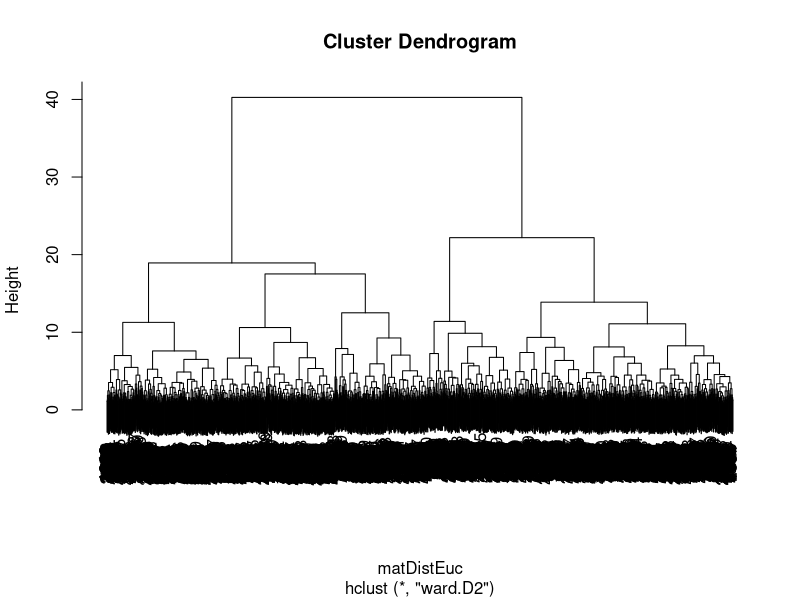
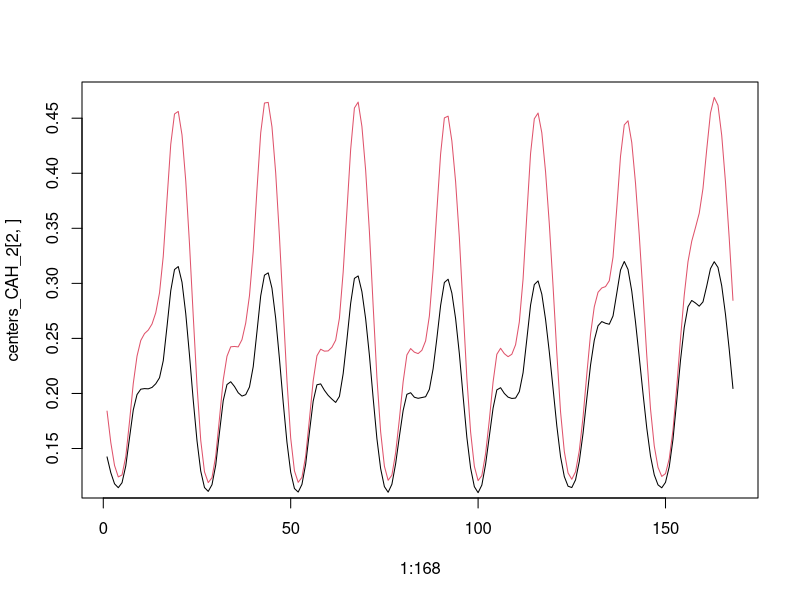
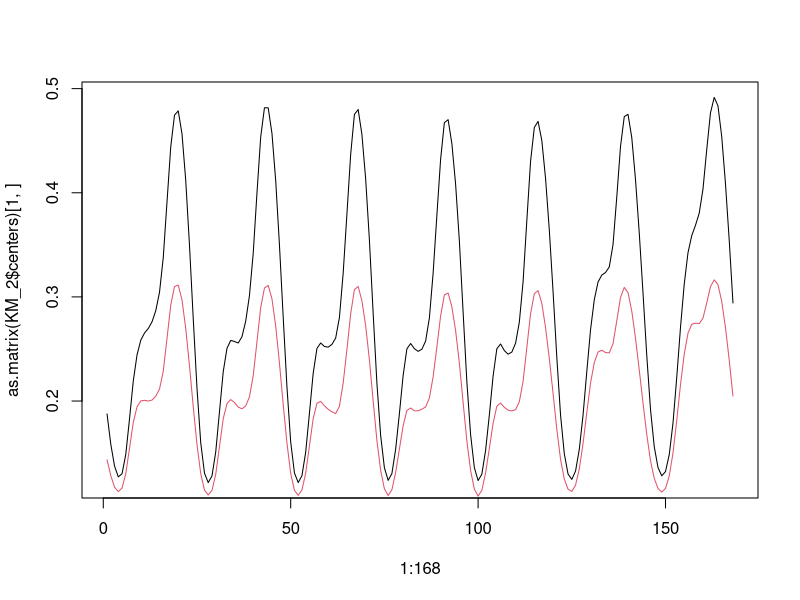
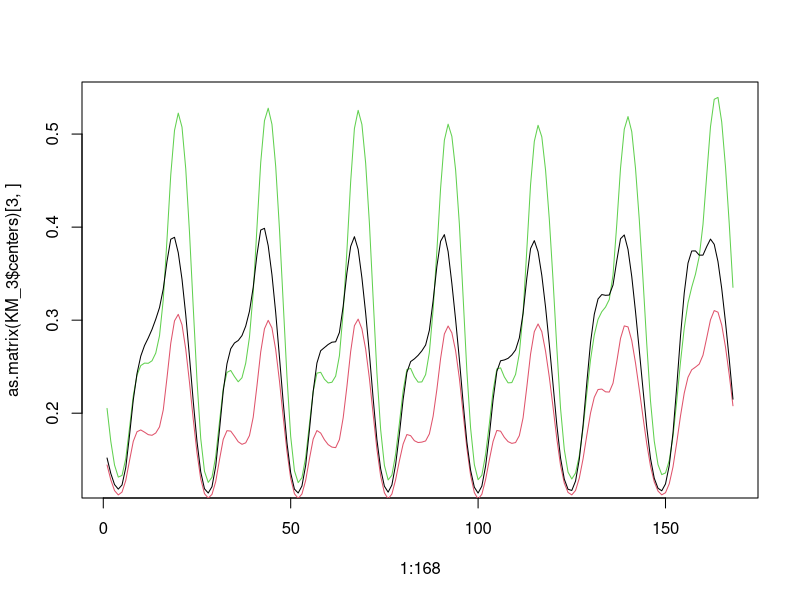
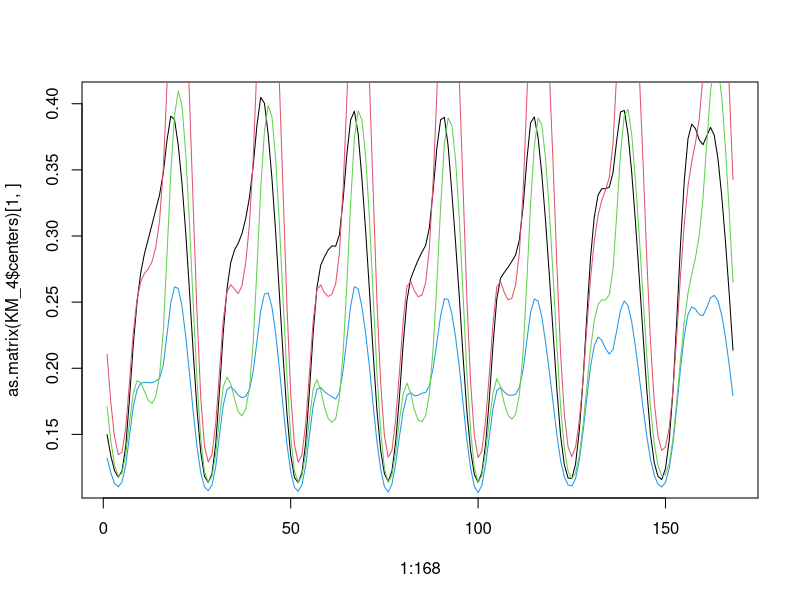
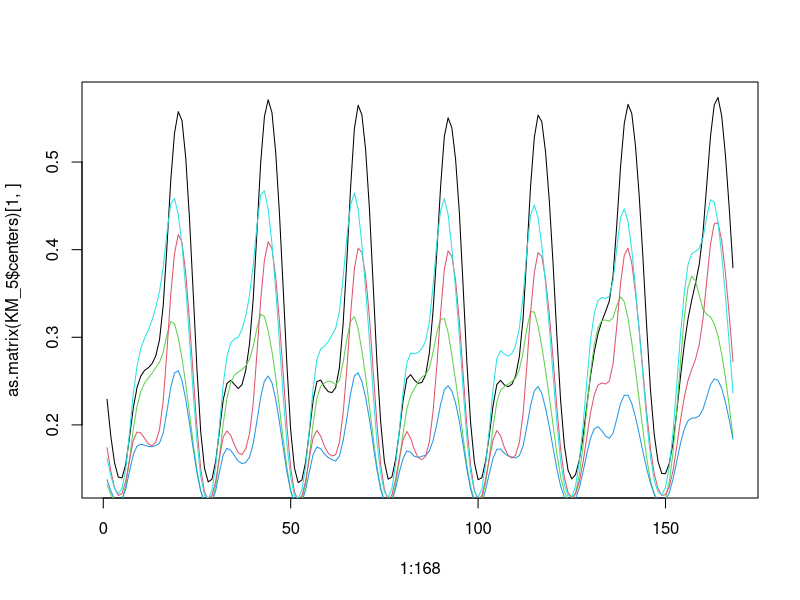
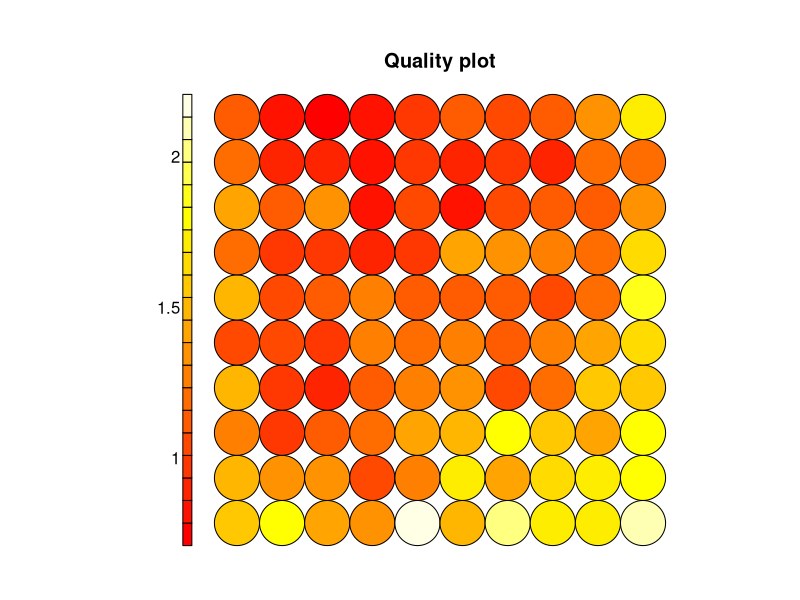
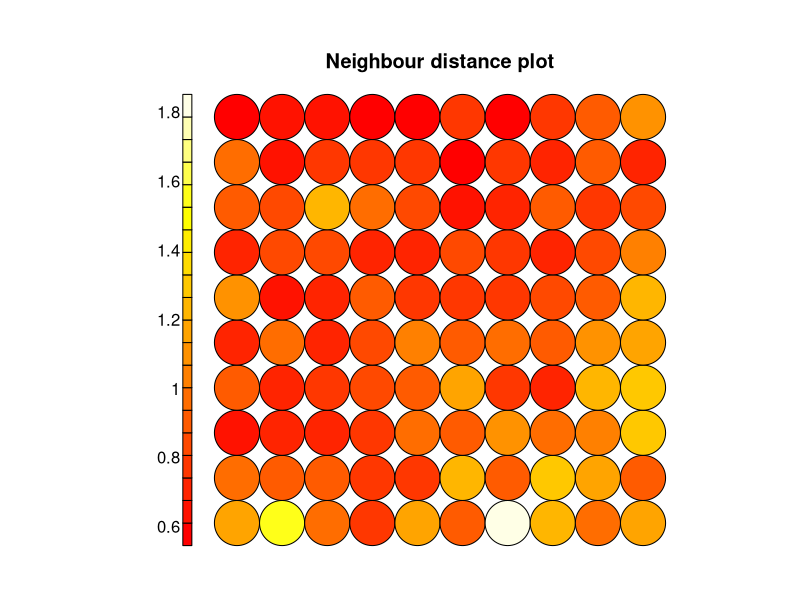

Source code (R) for these figures, in order: (Note: this script raises an error after producing the figures.)
#Ne pas oublier de set le working directory avant de run le script
setwd('/home/samy/workspaces/projets_mlds/ClusteringElectricite/')
#Lecture des données du fichier electricite.txt
electricite=read.table('electricite.txt')

#Comme les données sont bien lisses et normalisées on passe directement aux algorithmes de classification

########### CAH ###########
#Calcul de la matrices de distances (Distances euclidiennes)
matDistEuc = dist(electricite)
#Ce calcule est relativement long, normal au vu de la dimension des données

#Execution de l'algorithme utlisant la critère d'aggregation de Ward
h_ward = hclust(matDistEuc, method="ward.D2")

#Visualisation du dendrogramme
plot(h_ward)
#En utilisant la méthode de coupure du plus grand saut, on séparre deux clusters

#Obtention de nos classes
classes_CAH <- cutree(h_ward, k=2)

#Interprétation des résultats

##Création d'une matrice de centres de classes 
centers_CAH_2 = matrix(data = 0, nrow = 2 , ncol = 168) #Matrice contenant les deux centres des deux clusters
nb_c1 = 0 #Nombre d'éléments du cluster 1
nb_c2 = 0 #Nombre d'éléments du cluster 2
#Boucle pour sommer les valeures de toute les variables pour chacune des classes
for (i in 1:2914) {
  if (classes_CAH[i] == 1) {
    centers_CAH_2[1,]= centers_CAH_2[1,] + as.matrix(electricite)[i,]
    nb_c1 = nb_c1 + 1
  }
  else {
    centers_CAH_2[2,]= centers_CAH_2[2,] + as.matrix(electricite)[i,]
    nb_c2 = nb_c2 + 1
  }
}
#Les centres calculés sont les moyennes algébirques des élémentes les composant
centers_CAH_2[1,] = centers_CAH_2[1,] / nb_c1
centers_CAH_2[2,] = centers_CAH_2[2,] / nb_c2

#Dessin des courbes pour les deux centres
plot(x = 1:168, y = centers_CAH_2[2,] ,type = 'l' , col = 2)
lines(x = 1:168, y = centers_CAH_2[1,] ,type = 'l' , col = 1)

############## K-means #########
#N'ayant pas de critère à priori pour le nombre de clusters, on test de k dans [2,5]
# K = 2
KM_2 = kmeans(electricite,2)
plot(x = 1:168, y=as.matrix(KM_2$centers)[1,],type = 'l',col = 1)
lines(x=1:168, y =as.matrix(KM_2$centers)[2,],type = 'l',col = 2)
KM_2$tot.withinss
# K = 3 
KM_3 = kmeans(electricite,3)
plot(x = 1:168, y=as.matrix(KM_3$centers)[3,],type = 'l',col = 3)
lines(x=1:168, y =as.matrix(KM_3$centers)[2,],type = 'l',col = 2)
lines(x=1:168, y =as.matrix(KM_3$centers)[1,],type = 'l',col = 1)
KM_3$tot.withinss
# K = 4
KM_4 = kmeans(electricite,4)
plot(x = 1:168, y=as.matrix(KM_4$centers)[1,],type = 'l',col = 1)
lines(x=1:168, y =as.matrix(KM_4$centers)[4,],type = 'l',col = 4)
lines(x=1:168, y =as.matrix(KM_4$centers)[3,],type = 'l',col = 3)
lines(x=1:168, y =as.matrix(KM_4$centers)[2,],type = 'l',col = 2)
KM_4$tot.withinss
# K = 5
KM_5 = kmeans(electricite,5)
plot(x = 1:168, y=as.matrix(KM_5$centers)[1,],type = 'l',col = 1)
lines(x=1:168, y =as.matrix(KM_5$centers)[3,],type = 'l',col = 3)
lines(x=1:168, y =as.matrix(KM_5$centers)[4,],type = 'l',col = 4)
lines(x=1:168, y =as.matrix(KM_5$centers)[2,],type = 'l',col = 2)
lines(x=1:168, y =as.matrix(KM_5$centers)[5,],type = 'l',col = 5)
KM_5$tot.withinss

############### SOM ###############
#On va prendre une grille de 10x10
library(class)
library(MASS)
library(kohonen) #Besoin des deux autres librairies pour utiliser celle-ci
SOM_1010 = som(as.matrix(electricite),grid = somgrid(10,10,'rectangular'))
plot(SOM_1010,type = "quality")
plot(SOM_1010, type = "dist.neighbours")

#On ne voit pas de rééle frontière sur la distance plot, la encore un k-means sur le SOM
#On essaye d'utiliser k=3
KM_SOM = kmeans(SOM_1010$codes,3)
plot(x= 1:168, y= as.matrix(KM_SOM$centers)[1,],type = 'l',col = 1)
lines(x=1:168, y =as.matrix(KM_SOM$centers)[2,],type = 'l',col = 2)
lines(x=1:168, y =as.matrix(KM_SOM$centers)[3,],type = 'l',col = 3)

############## Jours ouvrables uniquement ################
#Suffit d'enlever les dernières 48 heures représetant le samedi 06/11/2010 et le dimanche 07/11/2010
electricite_JO = electricite[,1:120] 

############# CAH Jours Ouvrables ##############
#Calcul de la matrices de distances (Distances euclidiennes)
matDistEuc_JO = dist(electricite_JO)
#Ce calcule est relativement long, normal au vu de la dimension des données

#Execution de l'algorithme utlisant la critère d'aggregation de Ward
h_ward_JO = hclust(matDistEuc_JO, method="ward.D2")

#Visualisation du dendrogramme
plot(h_ward_JO)
#Ici, en utilisaint la coupure au plus grand saut, on peut hésiter entre 2 et 3

#Pour deux classes
#Obtention de nos classes
classes_CAH2_JO <- cutree(h_ward, k=2)

##Création d'une matrice de centres de classes 
centers_CAH_2_JO = matrix(data = 0, nrow = 2 , ncol = 168) #Matrice contenant les deux centres des deux clusters
nb_c1_JO = 0 #Nombre d'éléments du cluster 1
nb_c2_JO = 0 #Nombre d'éléments du cluster 2
#Boucle pour sommer les valeures de toute les variables pour chacune des classes
for (i in 1:2914) {
  if (classes_CAH2_JO[i] == 1) {
    centers_CAH_2_JO[1,]= centers_CAH_2_JO[1,] + as.matrix(electricite_JO)[i,]
    nb_c1_JO = nb_c1_JO + 1
  }
  else {
    centers_CAH_2_JO[2,]= centers_CAH_2_JO[2,] + as.matrix(electricite_JO)[i,]
    nb_c2_JO = nb_c2_JO + 1
  }
}
#Les centres calculés sont les moyennes algébirques des élémentes les composant
centers_CAH_2_JO[1,] = centers_CAH_2_JO[1,] / nb_c1_JO
centers_CAH_2_JO[2,] = centers_CAH_2_JO[2,] / nb_c2_JO

#Dessin des courbes pour les deux centres
plot(x = 1:120, y = centers_CAH_2_JO[2,] ,type = 'l' , col = 2)
lines(x = 1:120, y = centers_CAH_2_JO[1,] ,type = 'l' , col = 1)

#Pour 3 clusters
classes_CAH3_JO <- cutree(h_ward, k=2)

##Création d'une matrice de centres de classes 
centers_CAH_3_JO = matrix(data = 0, nrow = 3 , ncol = 120) #Matrice contenant les deux centres des deux clusters
nb3_c1_JO = 0 #Nombre d'éléments du cluster 1
nb3_c2_JO = 0 #Nombre d'éléments du cluster 2
nb3_c3_JO = 0 #Nombre d'éléments du cluster 3
#Boucle pour sommer les valeures de toute les variables pour chacune des classes
for (i in 1:2914) {
  if (classes_CAH3_JO[i] == 1) {
    centers_CAH_3_JO[1,]= centers_CAH_3_JO[1,] + as.matrix(electricite_JO)[i,]
    nb3_c1_JO = nb3_c1_JO + 1
  }
  else if(classes_CAH3_JO[i] == 2){
    centers_CAH_3_JO[2,]= centers_CAH_3_JO[2,] + as.matrix(electricite_JO)[i,]
    nb3_c2_JO = nb3_c2_JO + 1
  }
  else {
    centers_CAH_3_JO[3,]= centers_CAH_3_JO[3,] + as.matrix(electricite_JO)[i,]
    nb3_c3_JO = nb3_c3_JO + 1
  }
}
#Les centres calculés sont les moyennes algébirques des élémentes les composant
centers_CAH_3_JO[1,] = centers_CAH_3_JO[1,] / nb3_c1_JO
centers_CAH_3_JO[2,] = centers_CAH_3_JO[2,] / nb3_c2_JO
centers_CAH_3_JO[3,] = centers_CAH_3_JO[3,] / nb3_c3_JO

#Dessin des courbes pour les trois centres
plot(x = 1:120, y = centers_CAH_3_JO[2,] ,type = 'l' , col = 2)
lines(x = 1:120, y = centers_CAH_3_JO[1,] ,type = 'l' , col = 1)
lines(x = 1:120, y = centers_CAH_3_JO[3,] ,type = 'l' , col = 3)


############ K-means Jours Ouvrables ################
#N'ayant pas de critère à priori pour le nombre de clusters, on test de k dans [2,5]
# K = 2
KM_2_JO = kmeans(electricite_JO,2)
plot(x = 1:120, y=as.matrix(KM_2_JO$centers)[1,],type = 'l',col = 1)
lines(x=1:120, y =as.matrix(KM_2_JO$centers)[2,],type = 'l',col = 2)
KM_2_JO$tot.withinss
# K = 3 
KM_3_JO = kmeans(electricite_JO,3)
plot(x = 1:120, y=as.matrix(KM_3_JO$centers)[2,],type = 'l',col = 2)
lines(x=1:120, y =as.matrix(KM_3_JO$centers)[1,],type = 'l',col = 1)
lines(x=1:120, y =as.matrix(KM_3_JO$centers)[3,],type = 'l',col = 3)
KM_3_JO$tot.withinss
# K = 4
KM_4_JO = kmeans(electricite_JO,4)
plot(x = 1:120, y=as.matrix(KM_4_JO$centers)[3,],type = 'l',col = 3)
lines(x=1:120, y =as.matrix(KM_4_JO$centers)[1,],type = 'l',col = 1)
lines(x=1:120, y =as.matrix(KM_4_JO$centers)[4,],type = 'l',col = 4)
lines(x=1:120, y =as.matrix(KM_4_JO$centers)[2,],type = 'l',col = 2)
KM_4_JO$tot.withinss
# K = 5
KM_5_JO = kmeans(electricite_JO,5)
plot(x = 1:120, y=as.matrix(KM_5_JO$centers)[3,],type = 'l',col = 3)
lines(x=1:120, y =as.matrix(KM_5_JO$centers)[1,],type = 'l',col = 1)
lines(x=1:120, y =as.matrix(KM_5_JO$centers)[4,],type = 'l',col = 4)
lines(x=1:120, y =as.matrix(KM_5_JO$centers)[2,],type = 'l',col = 2)
lines(x=1:120, y =as.matrix(KM_5_JO$centers)[5,],type = 'l',col = 5)
KM_5_JO$tot.withinss

############### SOM Jours Ouvrables #####################
SOM_1010_JO = som(as.matrix(electricite_JO),grid = somgrid(10,10,'rectangular'))
plot(SOM_1010_JO,type = "quality")
plot(SOM_1010_JO, type = "dist.neighbours")

#On ne voit pas de rééle frontière sur la distance plot, la encore un k-means sur le SOM
#On essaye d'utiliser k=3
KM_SOM_JO = kmeans(SOM_1010_JO$codes,3)
plot(x= 1:120, y= as.matrix(KM_SOM_JO$centers)[1,],type = 'l',col = 1)
lines(x=1:120, y =as.matrix(KM_SOM_JO$centers)[2,],type = 'l',col = 2)
lines(x=1:120, y =as.matrix(KM_SOM_JO$centers)[3,],type = 'l',col = 3)
